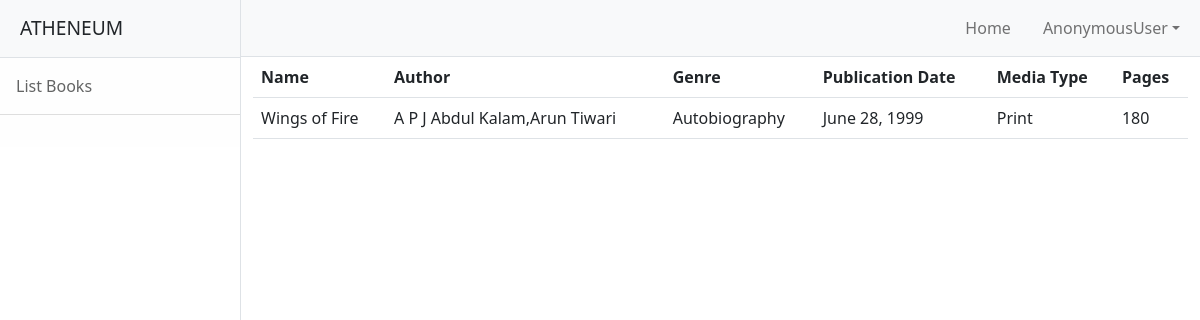
/student/books/all, run on an earlier commit of the app's database.
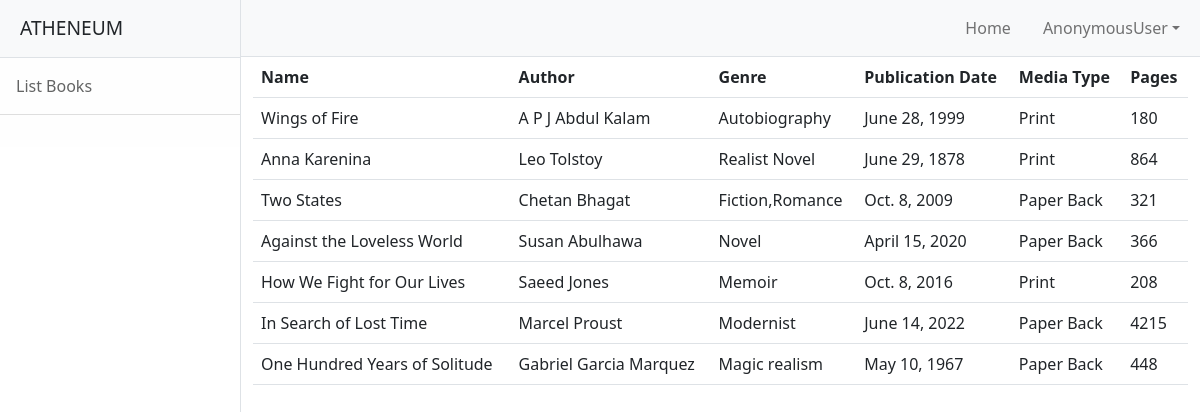
And on a later commit of the database.
### library/models.py (models this page shows, shortened)
class Books(models.Model):
    book_title=models.CharField(max_length=150)
    library=models.ForeignKey(User,on_delete=models.CASCADE,related_name="library")
    Author=models.CharField(max_length=150)
    Cover_artist=models.CharField(max_length=150)
    Genre=models.CharField(max_length=150)
    Publisher=models.CharField(max_length=150)
    Publication_date=models.DateField(null=True)
    Media_type=models.CharField(max_length=150)
    Pages=models.PositiveIntegerField(default=0)
    active_status = models.BooleanField(default=True)

### student/views.py (the view)
# urls.py: path("books/all",views.StudentBookListView.as_view(),name="student-booklist"),
class StudentBookListView(ListView):
    model = Books
    context_object_name = "books"
    template_name = "student/booklist.html"
    def get_queryset(self):
        return self.model.objects.filter(active_status=True)

### student/templates/student/booklist.html (shortened to what this page needs)
{%extends 'student/base.html'%}
{%block body_block%}
<div class="row">
    <div class="col-20">
        <table class="table">
            <tr>
                <th>Name</th>
                <th>Author</th>
                <th>Genre</th>
                <th>Publication Date</th>
                <th>Media Type</th>
                <th>Pages</th>
            </tr>
            {%for book in books%}
            <tr>
                <td>{{book.book_title}}</td>
                <td>{{book.Author}}</td>
                <td>{{book.Genre}}</td>
                <td>{{book.Publication_date}}</td>
                <td>{{book.Media_type}}</td>
                <td>{{book.Pages}}</td>
            </tr>
            {%endfor%}
        </table>
    </div>
</div>
{%endblock%}

### student/templates/student/base.html (shortened to what this page needs)
<!DOCTYPE html>
{%load static%}
<html lang="en">
    <head>
        <link href="{%static 'css/styles.css'%}" rel="stylesheet" />
    </head>
    <body>
        <div class="d-flex" id="wrapper">
            <div class="border-end bg-white" id="sidebar-wrapper">
                <div class="sidebar-heading border-bottom bg-light">ATHENEUM</div>
                <div class="list-group list-group-flush">
                    <a class="list-group-item list-group-item-action list-group-item-light p-3" href="{%url 'student-booklist'%}">List Books</a>
                    <a class="list-group-item list-group-item-action list-group-item-light p-3" href=""></a>
                </div>
            </div>
            <div id="page-content-wrapper">
                <nav class="navbar navbar-expand-lg navbar-light bg-light border-bottom">
                    <div class="container-fluid">
                        <div class="collapse navbar-collapse" id="navbarSupportedContent">
                            <ul class="navbar-nav ms-auto mt-2 mt-lg-0">
                                <li class="nav-item active"><a class="nav-link" href="{%url 'student-home'%}">Home</a></li>
                                <li class="nav-item"><a class="nav-link" href="#!"></a></li>
                                <li class="nav-item dropdown">
                                    <a class="nav-link dropdown-toggle" id="navbarDropdown" href="#" role="button" data-bs-toggle="dropdown" aria-haspopup="true" aria-expanded="false">{{request.user}}</a>
                                </li>
                            </ul>
                        </div>
                    </div>
                </nav>
                <div class="container-fluid">
                    {%block body_block%}
                    {%endblock%}
                </div>
            </div>
        </div>
    </body>
</html>

What changed in the data, as far as the page shows it:
changed Books "Wings of Fire": Author "A P J Abdul Kalam,Arun Tiwari" → "A P J Abdul Kalam"
added Books: book_title "Anna Karenina", Author "Leo Tolstoy", Genre "Realist Novel", Publication_date "June 29, 1878", Media_type "Print", Pages "864"
added Books: book_title "Two States", Author "Chetan Bhagat", Genre "Fiction,Romance", Publication_date "Oct. 8, 2009", Media_type "Paper Back", Pages "321"
added Books: book_title "Against the Loveless World", Author "Susan Abulhawa", Genre "Novel", Publication_date "April 15, 2020", Media_type "Paper Back", Pages "366"
added Books: book_title "How We Fight for Our Lives", Author "Saeed Jones", Genre "Memoir", Publication_date "Oct. 8, 2016", Media_type "Print", Pages "208"
added Books: book_title "In Search of Lost Time", Author "Marcel Proust", Genre "Modernist", Publication_date "June 14, 2022", Media_type "Paper Back", Pages "4215"
added Books: book_title "One Hundred Years of Solitude", Author "Gabriel Garcia Marquez", Genre "Magic realism", Publication_date "May 10, 1967", Media_type "Paper Back", Pages "448"
